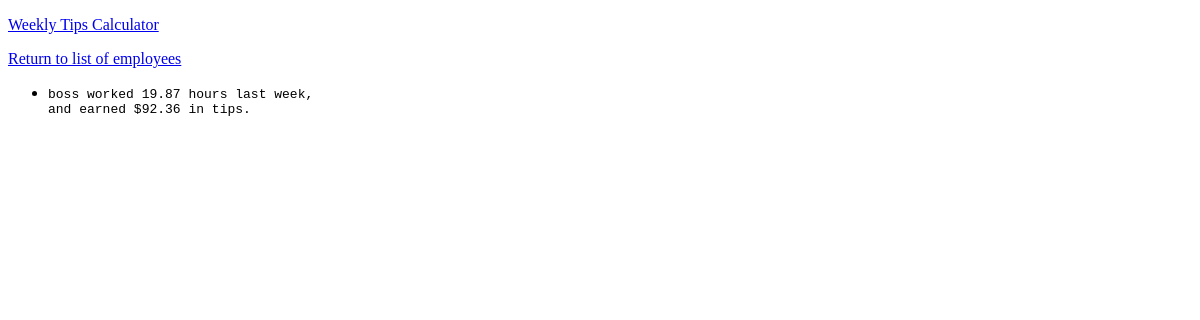
The page /employees/3/ on the database as committed earlier.
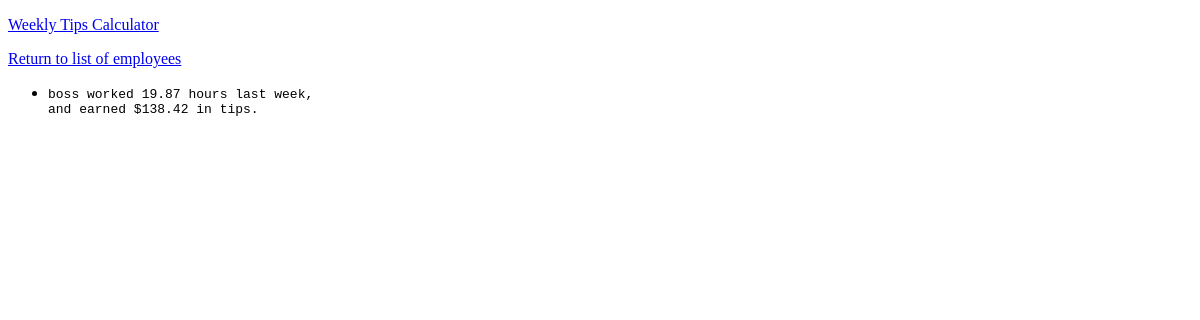
The same page on the database as committed later.
### weeklyTipsCalculator/models.py (models this page shows, shortened)
class Employee(models.Model):
    name = NameField(max_length=25)
    slug = models.SlugField(max_length=50, blank=True, null=True)
    hours = models.FloatField(max_length=6, default=0)
    percentageOfTips = models.FloatField(max_length=6, default=0)
    tips = models.FloatField(max_length=6, default=0)
    timestamp = models.DateTimeField(auto_now_add=True)
    updated = models.DateTimeField(auto_now=True)

### weeklyTipsCalculator/views.py (the view)
# urls.py: path('employees/<str:name>/', views.employee, name='employee'),
def employee(request, name):
    if name is not None:
        employee = Employee.objects.get(id=name)
    context = {'employee': employee}
    return render(request, 'weeklyTipsCalculator/employee.html', context)

### weeklyTipsCalculator/templates/weeklyTipsCalculator/employee.html
{% extends 'weeklyTipsCalculator/base.html' %}
{% block content %}
<a href="{% url 'weeklyTipsCalculator:employees' %}">Return to list of employees</a>
<ul>
    <li>
        <pre>
{{employee.name}} worked {{employee.hours}} hours last week,
and earned ${{employee.tips}} in tips.
        </pre>
    </li>
</ul>
{% endblock content %}

### weeklyTipsCalculator/templates/weeklyTipsCalculator/base.html (shortened to what this page needs)
<!DOCTYPE html>
<html lang="en">
<head>
</head>
<body>
    <p>
        <a href="{% url 'weeklyTipsCalculator:index' %}">Weekly Tips Calculator</a>
    </p>
    {% block content %}{% endblock content %}
</body>
</html>

Rows that differ between the two databases and show on the page:
changed Employee "boss": tips "92.36" → "138.42"
